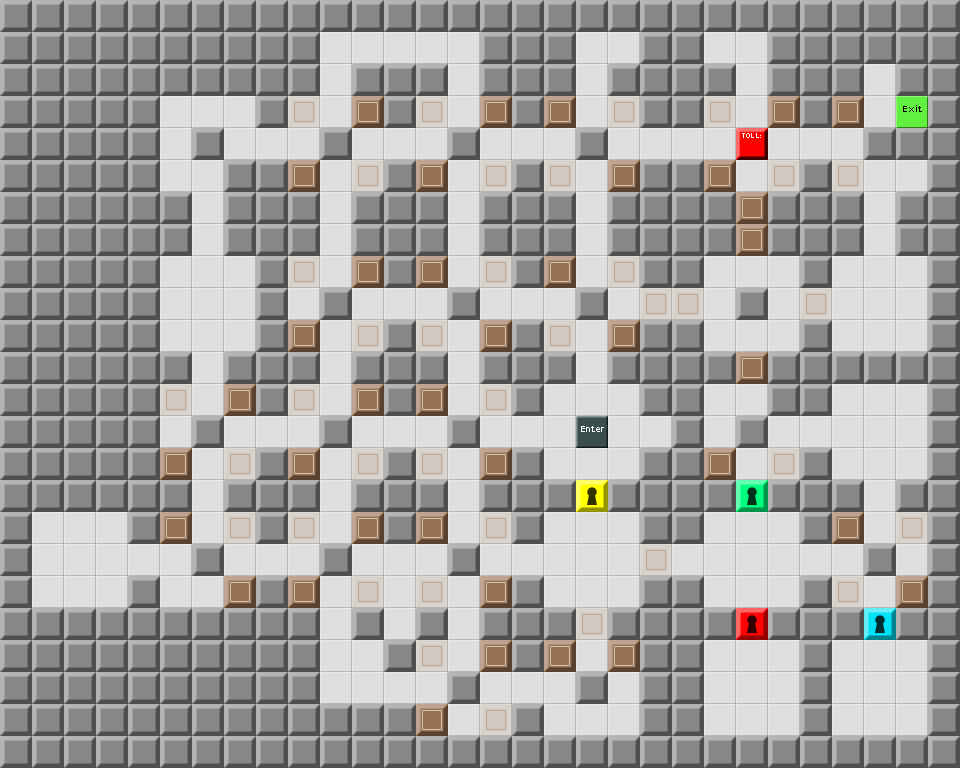

The image is a tile-based game level rendered from a .tmx file. Its description and source (layers, tilesets, objects; grid data summarised) follow:
An orthogonal 30x24 tile map with 32x32 px tiles, 1 tile layer (Map) and 22 objects.

<map version="1.0" orientation="orthogonal" width="30" height="24" tilewidth="32" tileheight="32">
 <tileset firstgid="1" source="devgraphics.tsx" />
 <layer name="Map" width="30" height="24">
  <data>[720 cells, 720 non-empty, 11 distinct tile ids]</data>
 </layer>
 <objectgroup name="Enemies" width="30" height="24" />
 <objectgroup name="Items" width="30" height="24">
  <object gid="52" x="160" y="448" />
  <object gid="12" x="192" y="320" />
  <object gid="51" x="288" y="320" />
  <object gid="52" x="576" y="576" />
  <object gid="51" x="224" y="576" />
  <object gid="22" x="64" y="576" />
  <object gid="12" x="320" y="672" />
  <object gid="12" x="352" y="672" />
  <object gid="12" x="352" y="704" />
  <object gid="12" x="320" y="704" />
  <object gid="52" x="448" y="672" />
  <object gid="51" x="384" y="640" />
  <object gid="51" x="576" y="672" />
  <object gid="46" x="576" y="736" />
  <object gid="4" x="736" y="704" />
  <object gid="12" x="864" y="704" />
  <object gid="52" x="864" y="448" />
  <object gid="34" x="864" y="320" />
  <object gid="52" x="736" y="64" />
  <object gid="8" x="640" y="448">
   <properties>
    <property name="Text" value="This was an elaborate crowd-control system for my museum. The joke's on them--I don't have a museum." />
   </properties>
  </object>
  <object gid="8" x="864" y="96">
   <properties>
    <property name="Text" value="Truth be told, I was trying to impress someone. It didn't work." />
   </properties>
  </object>
  <object gid="26" x="864" y="128">
   <properties>
    <property name="callback" value="quickCorrupt" />
    <property name="destroyOnUse" value="true" />
   </properties>
  </object>
 </objectgroup>
 <objectgroup name="Tools" width="30" height="24" />
 <objectgroup name="Parameters" width="30" height="24">
  <properties>
   <property name="time" value="999" />
   <property name="wrapAround" value="false" />
  </properties>
 </objectgroup>
</map>
